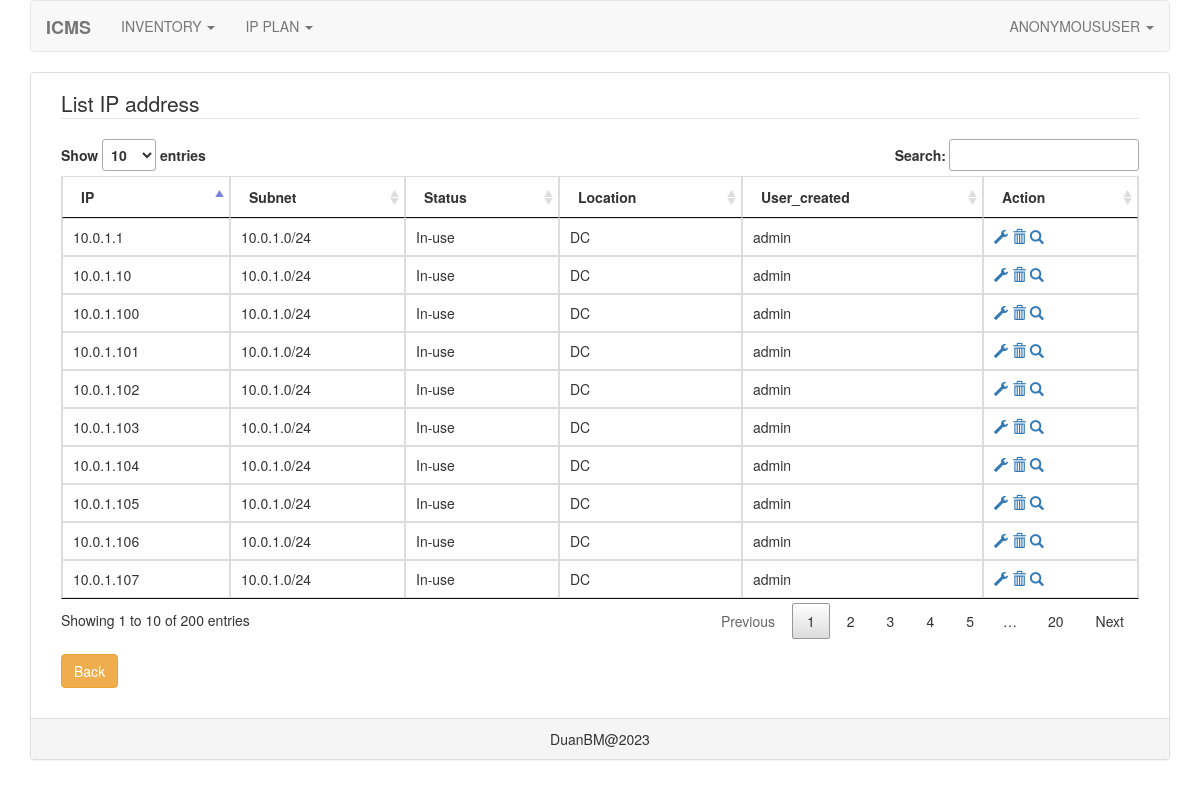
The app's page /ipplan/list-ip/2, older data.
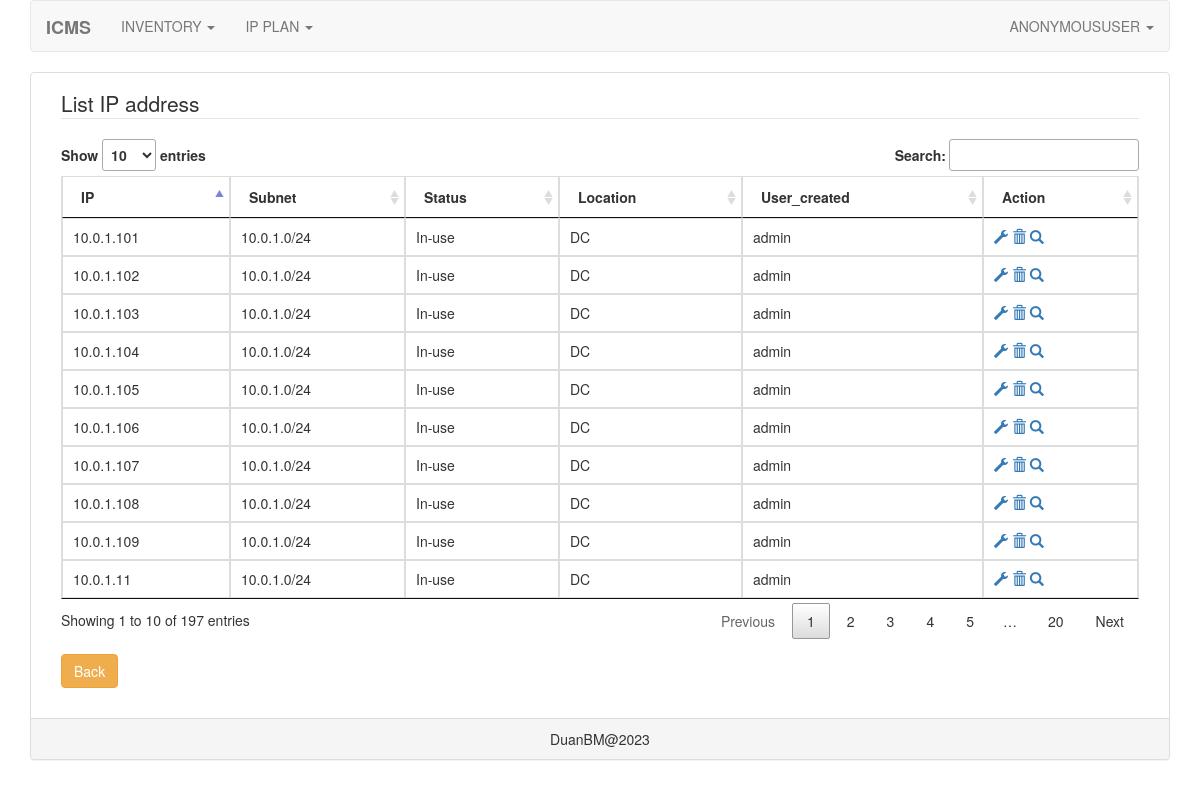
The same page, newer data.
### ipplan/models.py (models this page shows, shortened)
class IpAddressModel(models.Model):
    ip_address = models.GenericIPAddressField(unique=True)
    subnet = models.ForeignKey('IpSubnet', on_delete=models.CASCADE)
    status = models.ForeignKey('IpStatus', on_delete=models.CASCADE)
    description = models.CharField(max_length=1000)
    created_time = models.DateTimeField(auto_now=True)
    user_created = models.CharField(max_length=100)

class IpSubnet(models.Model):
    subnet = models.CharField(max_length=100, unique=True)
    name = models.CharField(max_length=100)
    location = models.ForeignKey('IpLocation', on_delete=models.CASCADE)
    description = models.CharField(max_length=1000)
    created_time = models.DateTimeField(auto_now=True)
    user_created = models.CharField(max_length=100)
    def __str__(self):
        return self.subnet

class IpStatus(models.Model):
    status = models.CharField(max_length=100)
    def __str__(self):
        return self.status

class IpLocation(models.Model):
    location = models.CharField(max_length=100, unique=True)
    regoin = models.ForeignKey('IpRegoin', on_delete=models.CASCADE)
    description = models.CharField(max_length=200)
    created_time = models.DateTimeField(auto_now=True)
    user_created = models.CharField(max_length=100)
    def __str__(self):
        return self.location

### ipplan/views.py (the view)
# urls.py: path('list-ip/<int:pk>', views.list_ip, name='list-ip'),
def list_ip(request, pk):
    list_ip = IpAddressModel.objects.filter(subnet__id=pk)
    return render(request, template_name='list_ip.html', context={'list_ip': list_ip})

### ipplan/templates/list_ip.html (shortened to what this page needs)
{% extends 'base.html' %}
{% block content %}
<div class="col-xs-12 col-sm-12 col-md-12 col-lg-12">
    <div class="form-group">
        <legend>List IP address</legend>
    </div>
    <div class="form-group">
        <div class="table-responsive">
            <table class="table table-hover table-bordered" id="list-ip-table">
                <thead>
                    <tr>
                        <th>IP</th>
                        <th>Subnet</th>
                        <th>Status</th>
                        <th>Location</th>
                        <th>User_created</th>
                        <th>Action</th>
                    </tr>
                </thead>
                <tbody>
                    {% for obj in list_ip %}
                    <tr>
                        <td>{{ obj.ip_address }}</td>
                        <td>{{ obj.subnet }}</td>
                        <td>{{ obj.status }}</td>
                        <td>{{ obj.subnet.location }}</td>
                        <td>{{ obj.user_created }}</td>
                        <td>
                            <a href="/ipplan/list-ip/{{obj.subnet.id}}/update-ip/{{obj.id}}"><span
                                    class="glyphicon glyphicon-wrench"
                                    aria-hidden="true"></span></a>
                            <a data-toggle="modal" href='#delete-ip-modal'
                                subnet-id="{{ obj.subnet.id }}" ip-id="{{ obj.id }}"><span
                                    class="glyphicon glyphicon-trash"
                                    aria-hidden="true"></span></a>
                            <a href="/ipplan/list-ip/{{obj.subnet.id}}/detail-ip/{{obj.id}}"><span
                                    class="glyphicon glyphicon-search"
                                    aria-hidden="true"></span></a>
                        </td>
                    </tr>
                    {% endfor %}
                </tbody>
            </table>
        </div>
    </div>
    <div class="form-group">
        <a href="/ipplan/list-ip-subnet">
            <button type="button" class="btn btn-warning">Back</button>
        </a>
    </div>
</div>
{% endblock content %}
{% block css %}
<link rel="stylesheet" href="/static/core/css/jquery-datatable.css">
{% endblock css %}

Row changes from the older to the newer data that the page shows:
removed IpAddressModel: ip_address "10.0.1.1", subnet "10.0.1.0/24", status "In-use", subnet.location "DC", user_created "admin"
removed IpAddressModel: ip_address "10.0.1.10", subnet "10.0.1.0/24", status "In-use", subnet.location "DC", user_created "admin"
removed IpAddressModel: ip_address "10.0.1.100", subnet "10.0.1.0/24", status "In-use", subnet.location "DC", user_created "admin"
now on this page (row unchanged): IpAddressModel: ip_address "10.0.1.11", subnet "10.0.1.0/24", status "In-use", subnet.location "DC", user_created "admin"
now on this page (row unchanged): IpAddressModel: ip_address "10.0.1.108", subnet "10.0.1.0/24", status "In-use", subnet.location "DC", user_created "admin"
now on this page (row unchanged): IpAddressModel: ip_address "10.0.1.109", subnet "10.0.1.0/24", status "In-use", subnet.location "DC", user_created "admin"
Text that changed along with them:
text written by a page script: "Show entries Search: Showing 1 to 10 of 200 entries Previous 1 2 3 4 5 … 20 Next" → "Show entries Search: Showing 1 to 10 of 197 entries Previous 1 2 3 4 5 … 20 Next"
